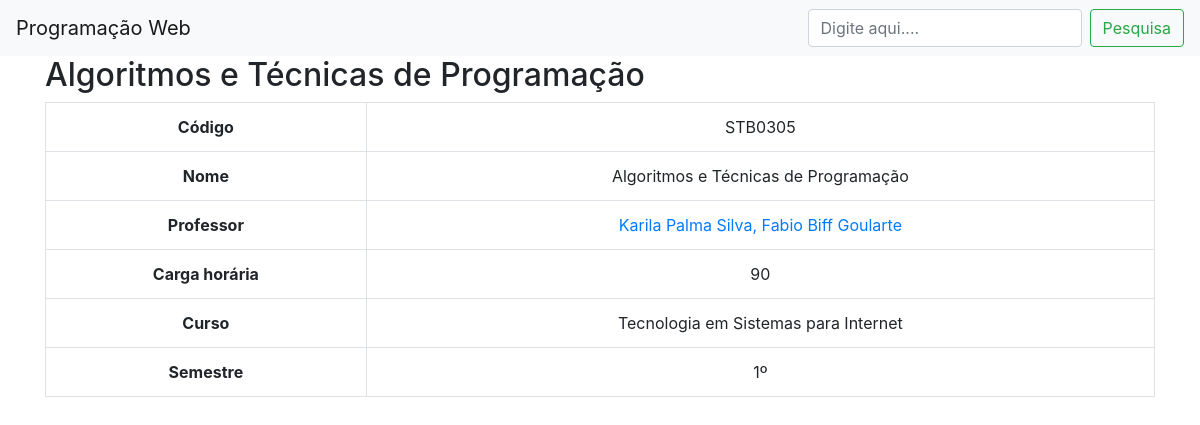
The app's page /disciplina.php?cod=5&method=db with its own data.
### tables this page shows
CREATE TABLE `disciplina` (
  `id` int(11) NOT NULL,
  `codigo` varchar(45) DEFAULT NULL,
  `nome` varchar(45) DEFAULT NULL,
  `cargahoraria` int(11) DEFAULT NULL,
  `semestre` int(11) NOT NULL,
  `curso_id` int(11) NOT NULL
);

CREATE TABLE `professor` (
  `id` int(11) NOT NULL,
  `nome` varchar(256) DEFAULT NULL,
  `email` varchar(256) DEFAULT NULL,
  `foto` varchar(256) DEFAULT NULL
);

CREATE TABLE `curso` (
  `id` int(11) NOT NULL,
  `nome` varchar(255) DEFAULT NULL,
  `nivel` varchar(45) DEFAULT NULL,
  `duracao` varchar(45) DEFAULT NULL
);

### FunctionsDb.php (called while the page is built, shortened)
<?php
function DadosDic($id){
	$db= new Database();
	$conexao = $db->getConexao();
	$sql = "SELECT d.id, d.codigo, d.nome, d.cargahoraria, d.semestre, " .
	"p.id AS id_professor, p.nome AS nome_professor, " .
	"c.nome AS nome_curso " .
	"FROM disciplina d " .
	"LEFT JOIN disciplina_professor AS dp ON (d.id = dp.id_disciplina) " .
	"LEFT JOIN professor AS p ON (dp.id_professor = p.id) " .
	"LEFT JOIN curso AS c ON (d.curso_id = c.id)" .
	"WHERE d.id= :id";
	$stmt = $conexao->prepare($sql);
	$stmt->bindParam(':id',$id);
	$stmt->execute();
	return $stmt->fetchAll(PDO::FETCH_ASSOC);
}

### disciplina.php (the view, shortened to what this page needs)
<?php
include 'cabecalho.php';
include 'FunctionsDb.php';
require_once('lista.php');
$cod    = $_GET['cod'];
$method = $_GET['method'];
if ($method == 'list')
	$disc = infoDisciplina($matriz, $cod);
else{
	$registros = DadosDic($cod);
	$disc = $registros[0];
}
?>
<main class="container">
<?php
	echo "<h2>" . $disc['nome'] . "</h2>";
	echo "<table class='table table-bordered table-hover table-reponsive text-center'><tbody>";
	echo "<tr><th >Código</th>";
	echo "<td>" . $disc['codigo'] . "</td></tr>";
	echo "<tr><th>Nome</th>";
	echo "<td>" . $disc['nome'] . "</td></tr>";
	echo "<tr><th>Professor</th>";
	echo "<td>";
	for ($i=0; $i < sizeof($registros); $i++) {
		echo "<a href='professor.php?prof=" . $registros[$i]['nome_professor'] . "&method=db'>";
		if ($i == 0)
			echo $registros[$i]['nome_professor'];
		else
			echo ", " . $registros[$i]['nome_professor'];
		echo "</a>";
	}
	echo "</td></tr>";
	echo "<tr><th>Carga horária</th>";
	echo "<td>" . $disc['cargahoraria'] . "</td></tr>";
	echo "<tr><th>Curso</th>";
	echo "<td>" . $disc['nome_curso'] . "</td></tr>";
	echo "<tr><th>Semestre</th>";
	echo "<td>" . $disc['semestre'] . "º</td></tr>";
	echo "</tbody></table>";
?>
</main>

### records on screen
disciplina: nome "Algoritmos e Técnicas de Programação", codigo "STB0305", professor.nome "Karila Palma Silva", professor.nome "Fabio Biff Goularte", cargahoraria "90", semestre "1"
curso: nome "Tecnologia em Sistemas para Internet"
